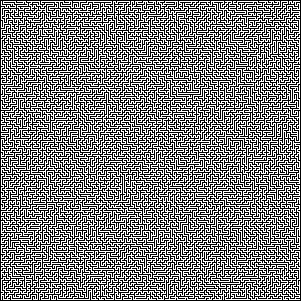
#> input picture maze.bmp, 301 x 301 px
$ python solver.py
#> lines starting #> are read from the running program, lines starting #| are printed output that depends on the picture; after the words box and inside, x2 and y2 are one past the last pixel; in counts of white or black regions, pixels touching at a corner belong together
#> further down, img is the input picture: PIL image 301x301 RGB; 49.7% white in thin lines or dots
import numpy as np

WALL = (0, 0, 0)
EMPTY = (255, 255, 255)
CORRECT_PATH = (0, 255, 0)
VISITED = (255, 150, 150)


def get_block_size(maze):
    bs = 1
    while np.all(maze[0 : bs + 1, 0 : bs + 1] == maze[0, 0]):
        bs += 1
#> this loop made 0 passes
#> after the loop, bs = 1
    return bs


def normalize(maze):
    bs = get_block_size(maze)
#> bs = 1
    normalized = np.empty((maze.shape[0] // bs, maze.shape[1] // bs, 3), dtype=np.uint8)
    for y in range(normalized.shape[0]):
        for x in range(normalized.shape[1]):
            normalized[y][x] = maze[y * bs][x * bs]
    return normalized


def find_path(maze, start, stop) -> bool:
#> called with start = (1, 1), stop = (299, 299)
    if start == stop:
        maze[stop[1], stop[0]] = CORRECT_PATH
        return True

    h, w = maze.shape[0], maze.shape[1]
#> h = 301; w = 301
    for dx, dy in [(1, 0), (-1, 0), (0, 1), (0, -1)]:
        x, y = start[0] + dx, start[1] + dy
        if y < 0 or h <= y or x < 0 or w <= x:
            continue
        if (maze[y, x] == EMPTY).all():
            maze[y, x] = VISITED
            if find_path(maze, (x, y), stop):
                maze[y, x] = CORRECT_PATH
                return True
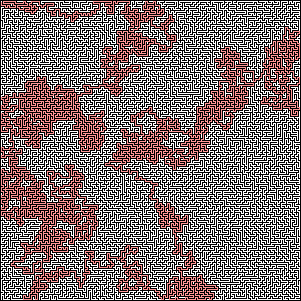
#> maze: shape (301, 301, 3); 13.22% of pixels changed, all inside (x1, y1, x2, y2) = (1, 1, 300, 300)

    return False


def upscale(maze, scale):
    high_res = np.empty((maze.shape[0] * scale, maze.shape[1] * scale, 3), dtype=np.uint8)
    for y in range(maze.shape[0]):
        for x in range(maze.shape[1]):
            high_res[scale * y : scale * (y + 1), scale * x : scale * (x + 1)] = maze[y, x]
    return high_res


if __name__ == "__main__":
    import sys
    from PIL import Image

    sys.setrecursionlimit(10000)

    img = Image.open("maze.bmp")
    maze = np.array(img)
    maze = normalize(maze)

#> (the run stopped early here; a loop or call above may not have finished)
